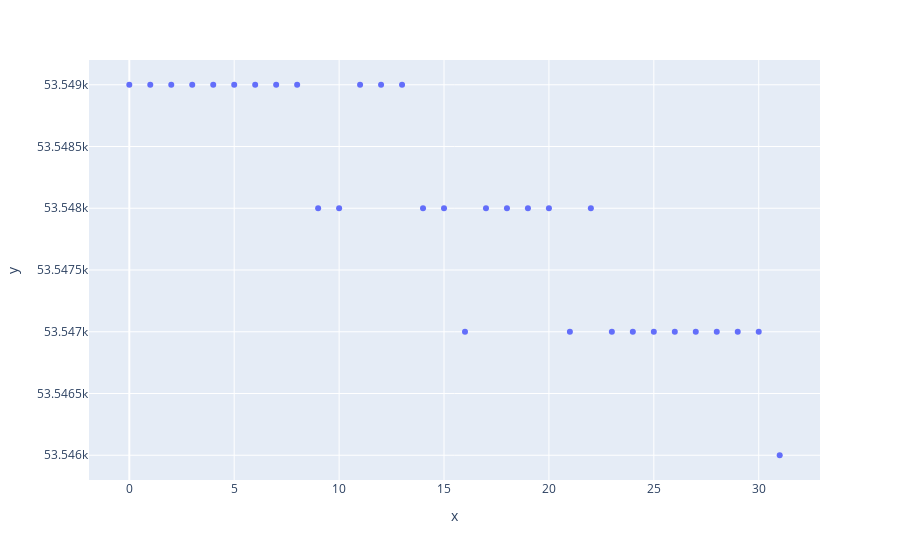

Notebook cell for this chart:
### Code cell
# peak... at the time offset between the matched events in the EEG and ET recording 
qst.show_sync_offsets(eeg_stims,et_stims)

### Figure 1 — Plotly figure (JSON) as saved in the notebook; plotly's stock layout.template omitted (floating-point values rounded to 4 significant figures)
{"data": [{"hovertemplate": "x=%{x}<br>y=%{y}<extra></extra>", "legendgroup": "", "marker": {"color": "#636efa", "symbol": "circle"}, "mode": "markers", "name": "", "orientation": "v", "showlegend": false, "type": "scatter", "x": [0, 1, 2, 3, 4, 5, 6, 7, 8, 9, 10, 11, 12, 13, 14, 15, 16, 17, 18, 19, 20, 21, 22, 23, 24, 25, 26, 27, 28, 29, 30, 31], "xaxis": "x", "y": [53549, 53549, 53549, 53549, 53549, 53549, 53549, 53549, 53549, 53548, 53548, 53549, 53549, 53549, 53548, 53548, 53547, 53548, 53548, 53548, 53548, 53547, 53548, 53547, 53547, 53547, 53547, 53547, 53547, 53547, 53547, 53546], "yaxis": "y"}], "layout": {"legend": {"tracegroupgap": 0}, "margin": {"t": 60}, "xaxis": {"anchor": "y", "domain": [0, 1], "title": {"text": "x"}}, "yaxis": {"anchor": "x", "domain": [0, 1], "title": {"text": "y"}}}}
